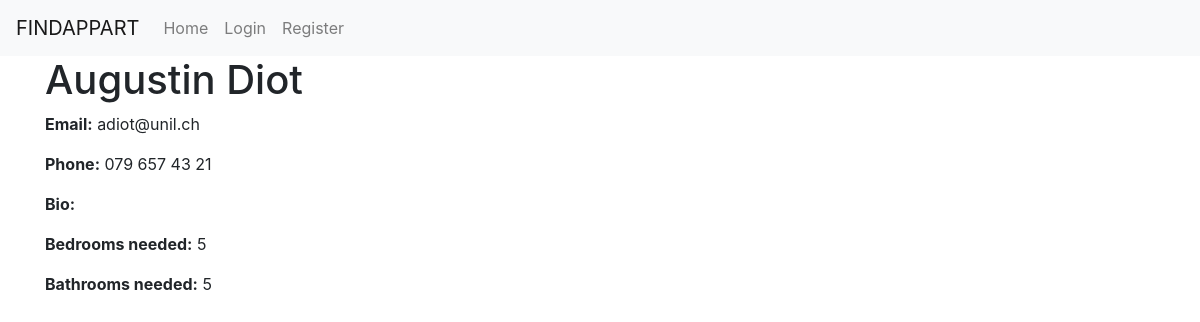
Page /tenant_detail/3/ on the committed database.
### app1/models.py (models this page shows, shortened)
class Tenant(models.Model):
    user = models.ForeignKey(User, on_delete=models.CASCADE)
    name = models.CharField(max_length=255, blank=True, null=True)
    email = models.EmailField(blank=True, null=True)
    phone = models.CharField(max_length=20, blank=True, null=True)
    budget = models.DecimalField(max_digits=10, decimal_places=2, null=True, blank=True)
    bedrooms = models.IntegerField(blank=True, null=True)
    bathrooms = models.IntegerField(blank=True, null=True)
    bio = models.TextField(blank=True, null=True)
    photo = models.ImageField(upload_to='tenants_photos', blank=True, null=True)
    objects = models.Manager()

### app1/views.py (the view)
# urls.py: path('tenant_detail/<int:pk>/', views.tenant_detail, name='tenant_detail'),  # Detail view for a specific tenant.
def tenant_detail(request, pk):
    tenant = Tenant.objects.get(pk=pk)
    context = {'tenant': tenant}
    return render(request, 'app1/tenant_detail.html', context)

### templates/app1/tenant_detail.html (shortened to what this page needs)
{% extends "base.html" %}
{% block content %}
    <h1>{{ tenant.name }}</h1>
    <p><strong>Email:</strong> {{ tenant.email }}</p>
    <p><strong>Phone:</strong> {{ tenant.phone }}</p>
    <p><strong>Bio:</strong> {{ tenant.bio }}</p>
    <p><strong>Bedrooms needed:</strong> {{ tenant.bedrooms }}</p>
    <p><strong>Bathrooms needed:</strong> {{ tenant.bathrooms }}</p>
{% endblock %}

### rows in the picture
Tenant: name "Augustin Diot", email "adiot@unil.ch", phone "079 657 43 21", bedrooms "5", bathrooms "5"
